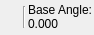
<?xml version="1.0" encoding="UTF-8"?>
<ui version="4.0">
 <class>LC_AnglesBasisWidget</class>
 <widget class="QWidget" name="LC_AnglesBasisWidget">
  <property name="geometry">
   <rect>
    <x>0</x>
    <y>0</y>
    <width>94</width>
    <height>35</height>
   </rect>
  </property>
  <property name="windowTitle">
   <string>Form</string>
  </property>
  <layout class="QGridLayout" name="gridLayout">
   <property name="leftMargin">
    <number>0</number>
   </property>
   <property name="topMargin">
    <number>0</number>
   </property>
   <property name="rightMargin">
    <number>0</number>
   </property>
   <property name="bottomMargin">
    <number>1</number>
   </property>
   <property name="spacing">
    <number>2</number>
   </property>
   <item row="0" column="0">
    <widget class="QLabel" name="lblPositiveDirection">
     <property name="maximumSize">
      <size>
       <width>21</width>
       <height>21</height>
      </size>
     </property>
     <property name="toolTip">
      <string/>
     </property>
     <property name="text">
      <string/>
     </property>
     <property name="pixmap">
      <pixmap resource="../../../../res/icons/icons.qrc">:/icons/dirpos_plus.lci</pixmap>
     </property>
     <property name="scaledContents">
      <bool>true</bool>
     </property>
     <property name="wordWrap">
      <bool>false</bool>
     </property>
    </widget>
   </item>
   <item row="0" column="2">
    <layout class="QVBoxLayout" name="_4">
     <property name="spacing">
      <number>0</number>
     </property>
     <property name="leftMargin">
      <number>0</number>
     </property>
     <property name="topMargin">
      <number>0</number>
     </property>
     <property name="rightMargin">
      <number>0</number>
     </property>
     <property name="bottomMargin">
      <number>0</number>
     </property>
     <item>
      <widget class="QLabel" name="lblTip">
       <property name="toolTip">
        <string>Angle Reference information. Click to change.</string>
       </property>
       <property name="frameShape">
        <enum>QFrame::NoFrame</enum>
       </property>
       <property name="frameShadow">
        <enum>QFrame::Plain</enum>
       </property>
       <property name="text">
        <string>Base Angle:</string>
       </property>
       <property name="wordWrap">
        <bool>false</bool>
       </property>
      </widget>
     </item>
     <item>
      <widget class="QLabel" name="lblBaseAngle">
       <property name="toolTip">
        <string>Zero Angle Direction relative to the current user coordinate system. 0.0 is 3pm.</string>
       </property>
       <property name="frameShape">
        <enum>QFrame::NoFrame</enum>
       </property>
       <property name="frameShadow">
        <enum>QFrame::Plain</enum>
       </property>
       <property name="text">
        <string>0.000</string>
       </property>
       <property name="wordWrap">
        <bool>false</bool>
       </property>
      </widget>
     </item>
    </layout>
   </item>
   <item row="0" column="1">
    <widget class="Line" name="line1">
     <property name="maximumSize">
      <size>
       <width>16777215</width>
       <height>22</height>
      </size>
     </property>
     <property name="frameShape">
      <enum>QFrame::VLine</enum>
     </property>
     <property name="frameShadow">
      <enum>QFrame::Sunken</enum>
     </property>
    </widget>
   </item>
  </layout>
 </widget>
 <resources>
  <include location="../../../../res/icons/icons.qrc"/>
  <include location="../../../../res/icons/icons.qrc"/>
 </resources>
 <connections/>
</ui>
